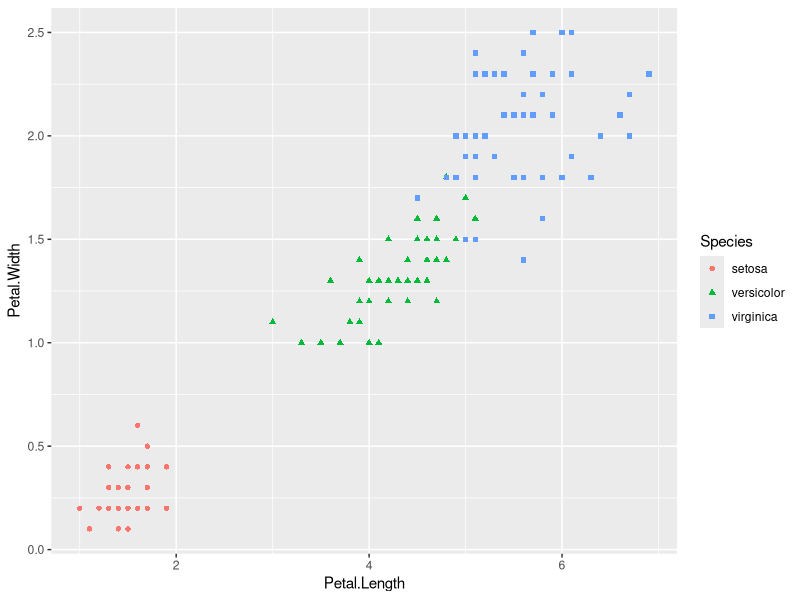
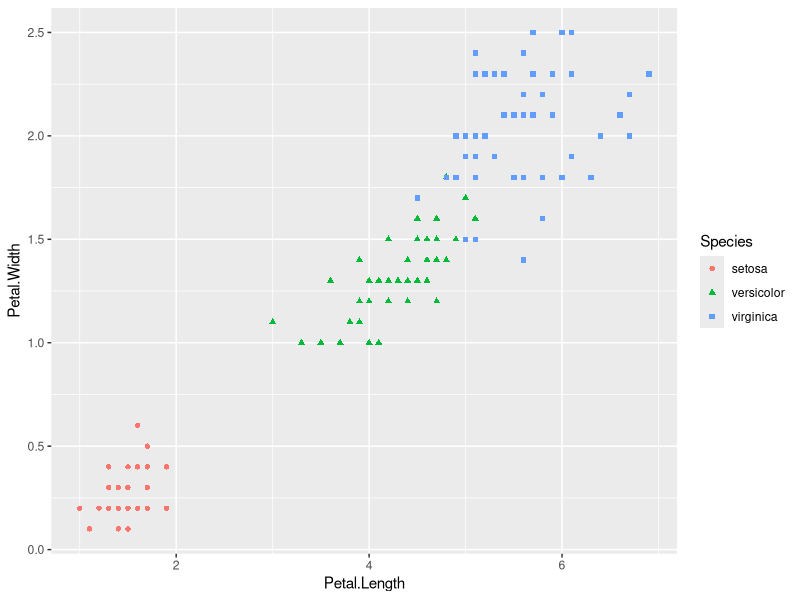

Generate these figures, in order, with R:
#Prueba1
library(ggplot2)

data("iris")
ggplot(iris, aes(Petal.Length, Petal.Width))+
  geom_point(aes(color=Species, shape= Species))

ggsave("iris.png")

x <-1 

write.csv(iris, "iris.csv")


#git branch -d nombre_de_rama (en terminal)